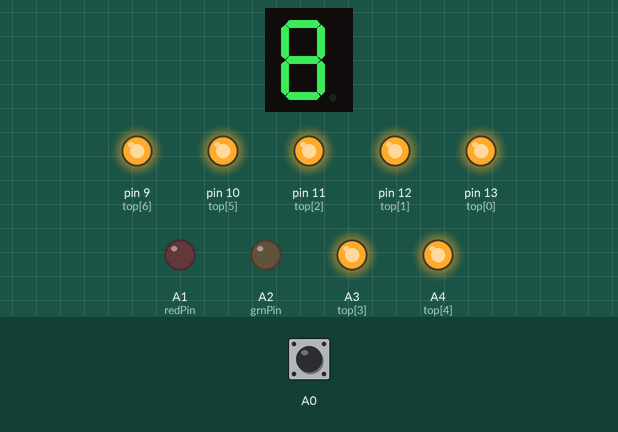
Simulated run of this sketch. Board: Arduino Uno, built with avr-gcc and run on an emulated ATmega328P. Shown: 1-digit seven-segment display, output pins drawn as LEDs (lit = HIGH). Wiring (inferred from the names in the program): 1-digit 7-segment display, segments lit when HIGH: segments pin 8, pin 7, pin 6, pin 5, pin 4, pin 3, pin 2. Dashed ring = blinking. The inputs (shaded band) are chosen by the test bench; at power-on: A0 HIGH. Random numbers use the default seed unless the sketch sets one; the segment pins are drawn as the display they are named for; pins used as bus, display or sensor lines are not drawn.

Above: at 1.2 s.
1.3 s: A0 pulsed LOW 5 times (0.12 s each, 0.3 s apart)
At 2.22 s:
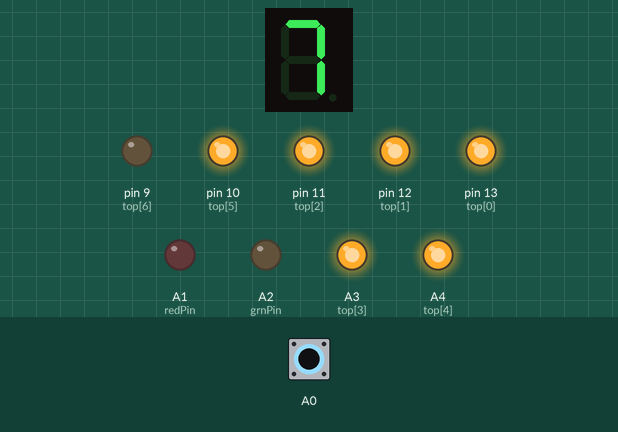
4.3 s: A0 driven LOW
5.8 s: A0 driven HIGH
At 6.54 s:
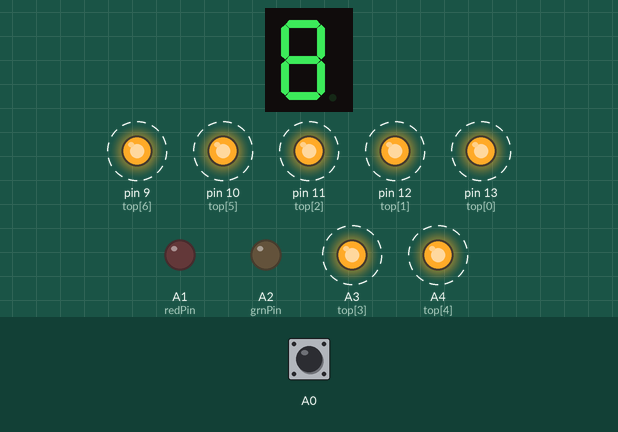
8.8 s: A0 pulsed LOW 2 times (0.12 s each, 0.3 s apart)
At 9.16 s:
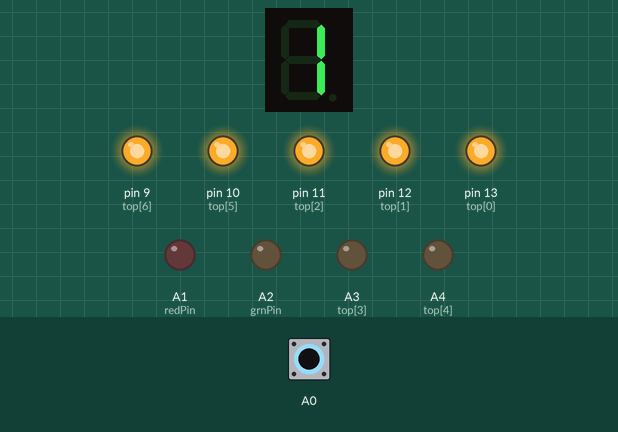
Timing chart, 0 to 12.8 s (numbered marks = the images above; inputs shaded):
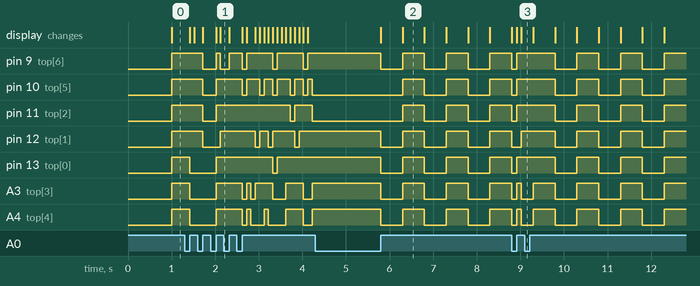

The sketch:

Slots.ino
```cpp
int bot[7] = {8, 7, 6, 5, 4, 3, 2};
int top[7] = {13, 12, 11, A3, A4, 10, 9};
int redPin = A1;
int grnPin = A2;
bool blinkState = false;
int blinkTime = 0;
int state = 0;
int cycles = 0;
long topValue = 0;
long botValue = 0;

void setup() {

  randomSeed(analogRead(A5));
  blinkTime = millis();
  pinMode(A1, OUTPUT);
  pinMode(A2, OUTPUT);
  for (int i = 0; i <= 6; i++) {
    pinMode(bot[i], OUTPUT);
    pinMode(top[i], OUTPUT);
  }
}

//functions to display numbers
int one(int screen[]) {

  for (int i = 0; i <= 6; i++) {
    if (i == 1 || i == 2) {
      digitalWrite(screen[i], HIGH);
    }
    else {
      digitalWrite(screen[i], LOW);
    }
  }
}

int two(int screen[]) {

  for (int i = 0; i <= 6; i++) {
    if (i == 2 || i == 5) {
      digitalWrite(screen[i], LOW);
    }
    else {
      digitalWrite(screen[i], HIGH);
    }
  }
}

int three(int screen[]) {

  for (int i = 0; i <= 6; i++) {
    if (i == 4 || i == 5) {
      digitalWrite(screen[i], LOW);
    }
    else {
      digitalWrite(screen[i], HIGH);
    }
  }
}

int four(int screen[]) {

  for (int i = 0; i <= 6; i++) {
    if (i == 0 || i == 3 || i == 4) {
      digitalWrite(screen[i], LOW);
    }
    else {
      digitalWrite(screen[i], HIGH);
    }
  }
}

int five(int screen[]) {

  for (int i = 0; i <= 6; i++) {
    if (i == 1 || i == 4) {
      digitalWrite(screen[i], LOW);
    }
    else {
      digitalWrite(screen[i], HIGH);
    }
  }
}

int six(int screen[]) {

  for (int i = 0; i <= 6; i++) {
    if (i == 1) {
      digitalWrite(screen[i], LOW);
    }
    else {
      digitalWrite(screen[i], HIGH);
    }
  }
}

int seven(int screen[]) {

  for (int i = 0; i <= 6; i++) {
    if (i == 0 || i == 1 || i == 2) {
      digitalWrite(screen[i], HIGH);
    }
    else {
      digitalWrite(screen[i], LOW);
    }
  }
}

int eight(int screen[]) {

  for (int i = 0; i <= 6; i++) {
    digitalWrite(screen[i], HIGH);
  }
}

int nine(int screen[]) {

  for (int i = 0; i <= 6; i++) {
    if (i == 3 || i == 4) {
      digitalWrite(screen[i], LOW);
    }
    else {
      digitalWrite(screen[i], HIGH);
    }
  }
}

int zero(int screen[]) {

  for (int i = 0; i <= 6; i++) {
    if (i == 6) {
      digitalWrite(screen[i], LOW);
    }
    else {
      digitalWrite(screen[i], HIGH);
    }
  }
}

int blank(int screen[]) {
  for (int i = 0; i <= 6; i++) {
    digitalWrite(screen[i], LOW);
  }
}

//call on any number function using pointer
int (*nums[10])(int screen[]) = {zero, one, two, three, four, five, six, seven, eight, nine};

//set colur values for RGB LED
void colour(int redValue, int grnValue){
  analogWrite(redPin, redValue);
  analogWrite(grnPin, grnValue);
}

void loop() {

  if(state == 0 || state == 1){
    colour(0,0);
    cycles = 0;
    //alternate bewteen displaying 8 and a blank screen (blinking)
    if(millis() >= blinkTime + 500){
      blinkTime = millis();
      if(blinkState == false){
        blank(top);
        blank(bot);
        blinkState = true;
      }
      else if(blinkState == true){
        eight(top);
        eight(bot);
        blinkState = false;
      }
    }
  }

  if(digitalRead(A0) == LOW && state == 0){
    state = 1;
  }

  if(digitalRead(A0) == HIGH && state == 1){
    state = 2;
  }

  if(state == 2){
    //randomly cycle numbers 30 times
    if(cycles <= 30){
      cycles = cycles + 1;
      topValue = random(0,10);
      botValue = random(0,10);
      nums[topValue](top);
      nums[botValue](bot);
      delay(100);
    }
    else if(cycles > 30){

      //if numbers are same, turn green
      if(topValue == botValue){
        colour(0,255);//green
      }
      //if numbers are within 2, turn yellow
      else if(abs(topValue - botValue) <= 2){
        colour(255,255);//yellow
      }
      //if none of the above, turn red
      else{
        colour(255,0);//red
      }
    }
    if(digitalRead(A0) == LOW){
      state = 3;
    }
  }
  //go back to blinking
  if(state == 3){
    if(digitalRead(A0) == HIGH){
      state = 0;
    }
  }
}
```

Measured:
- after the input at 4.3 s, every drawn part: stays the same
- after the input at 5.8 s, pin 9 (top[6]), pin 12 (top[1]), pin 13 (top[0]), A3 (top[3]), A4 (top[4]): alternates HIGH for 0.50 s and LOW for 0.50 s, starting at once; pin 10 (top[5]), pin 11 (top[2]): alternates HIGH for 0.50 s and LOW for 0.50 s, starting after 0.50 s; the display: first changes at once (image 2 shows a later state)
- what the display in image 2 shows lasts 0.5 s, from 6.3 s to 6.8 s
